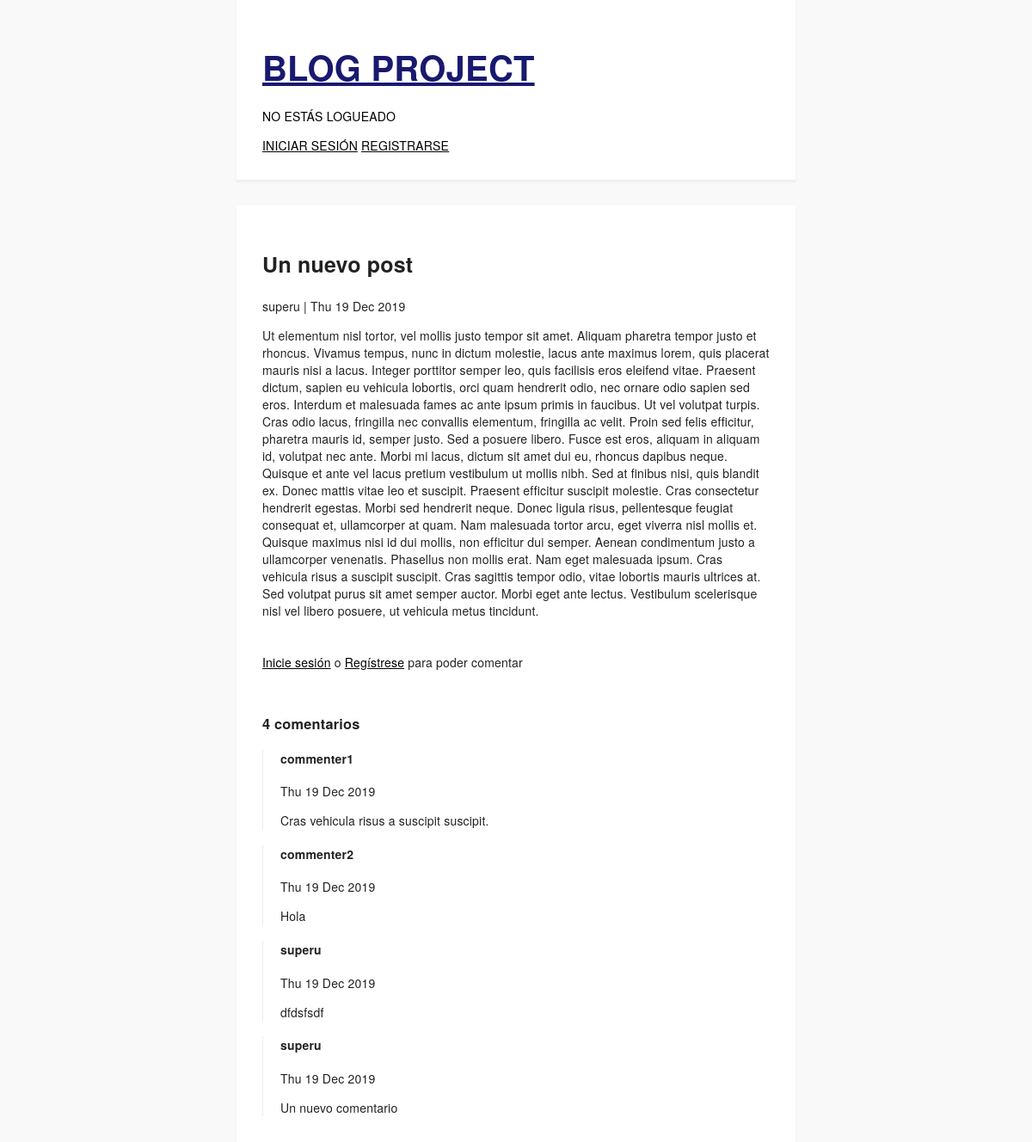
Page /article/3 on the earlier database version.
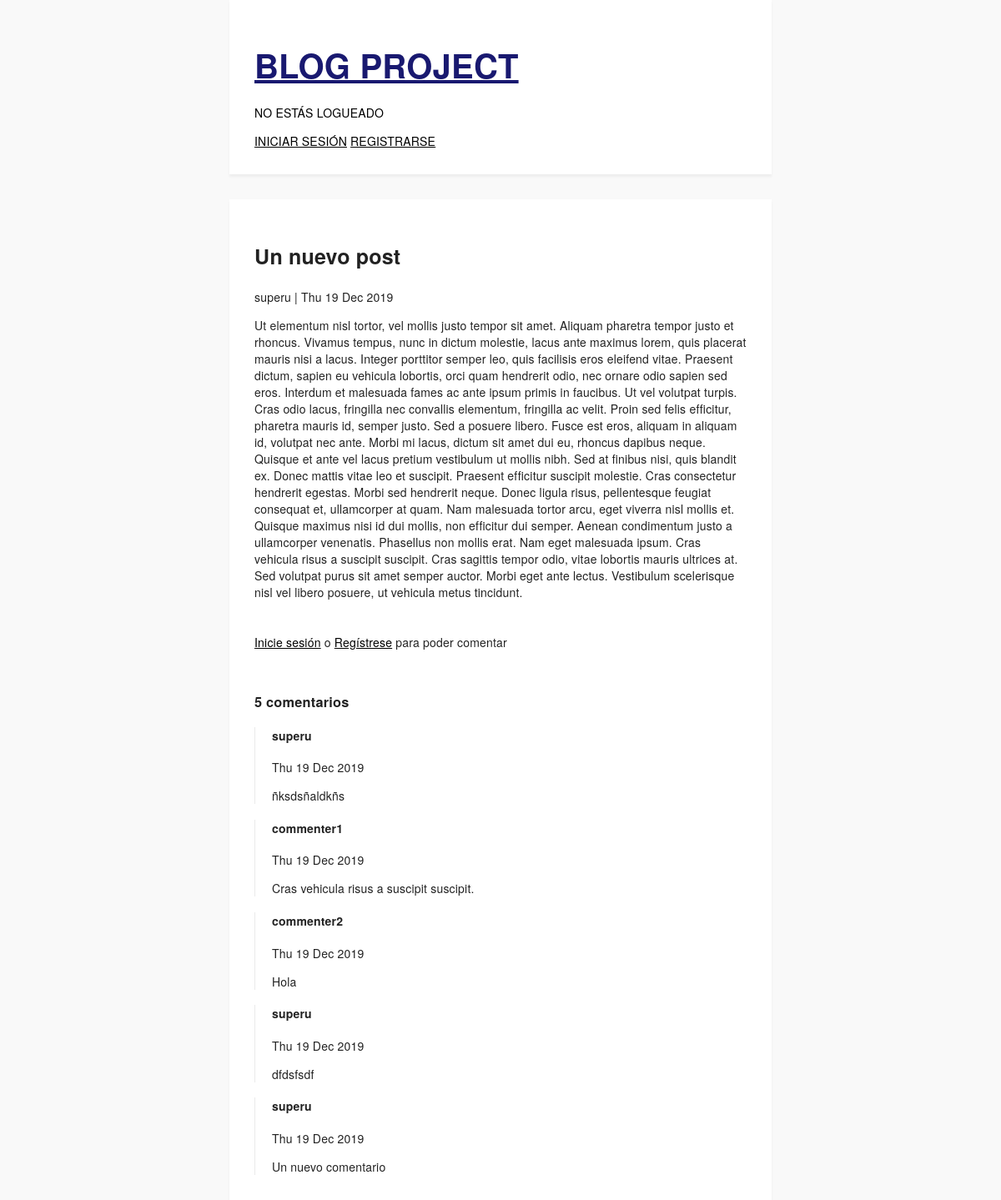
Same page on the later database version.
### articles/models.py (models this page shows, shortened)
class Article(models.Model):
    author = models.name = models.ForeignKey('auth.User', on_delete=models.CASCADE)
    title = models.CharField(max_length=100, blank=False, null=False)
    body = models.TextField()
    created_on = models.DateTimeField(auto_now_add=True)
    class Meta:
        ordering = ['-created_on']

class Comment(models.Model):
    post = models.ForeignKey(Article,on_delete=models.CASCADE,related_name='comments')
    user = models.ForeignKey('auth.User', on_delete=models.CASCADE, related_name='written_comments')
    body = models.TextField()
    created_on = models.DateTimeField(auto_now_add=True)
    class Meta:
        ordering = ['-created_on']

### articles/views.py (the view)
# urls.py: path('article/<int:pk>', views.detail, name='detail'),
def detail(request, pk):
    article = get_object_or_404(Article, pk=pk)
    if request.method == "POST":
        form = CommentForm(request.POST)
        if form.is_valid():
            comment = form.save(commit=False)
            comment.post = article
            comment.user = request.user
            comment.save()
            return redirect('detail', pk=article.pk)
    else:
        form = CommentForm()
    return render(request, 'detail.html', {'article': article, 'form': form})

### templates/detail.html
{% extends "base.html" %}
{% block content %}
  <div class="box">
    <div class="article-cont">
      <h2>{{ article.title }}</h2>
      <p class="smaller">{{ article.author }} | {{ article.created_on|date:"D d M Y" }}</p>
      <p>{{ article.body }}</p>
    </div>
    <div class="comments">
      {% if user.is_authenticated %}
        <h3>Nuevo comentario</h3>
        <form method="POST" class="post-form">
            {% csrf_token %}
            {{ form }}
            <button type="submit">Publicar</button>
        </form>
      {% else %}
        <p><a title="Iniciar sesión" href="{% url 'login' %}">Inicie sesión</a> o <a title="Registrarse" href="{% url 'signup' %}">Regístrese</a> para poder comentar</p>
      {% endif %}
      <h3 style="margin-top: 50px;">{{ article.comments.all.count }} comentarios</h3>
      {% for comment in article.comments.all %}
      <div class="comment" >
        <p>
          <h4>{{ comment.user }}</h4>
          <span> {{ comment.created_on|date:"D d M Y" }} </span>
        </p>
        {{ comment.body }}
      </div>
      {% endfor %}
    </div>
  </div>
{% endblock content %}

Differences in the rows shown:
computed for Article "Un nuevo post": comments.all.count "4" → "5"
added Comment: user "superu", created_on "Thu 19 Dec 2019", body "ñksdsñaldkñs"
